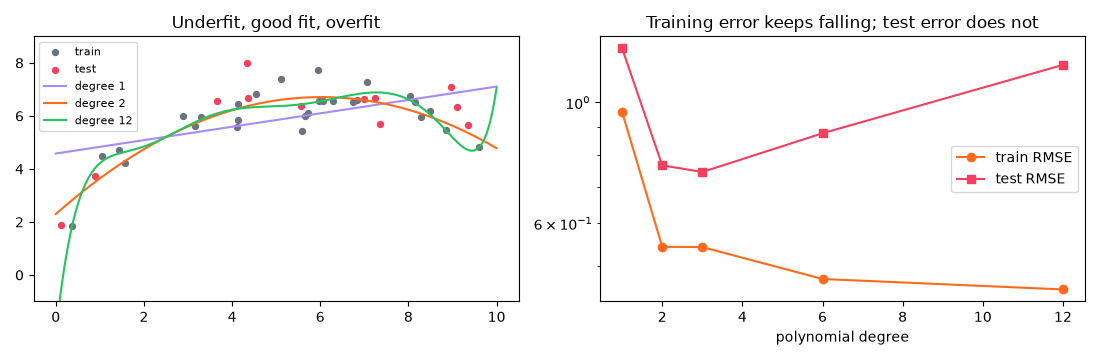

This chart was generated by the following Python code:
"""
Session 15 · Example 2: multiple and polynomial regression, and overfitting
---------------------------------------------------------------------------
Multiple regression:   y = b0 + b1*x1 + b2*x2 + ...      (several features)
Polynomial regression: y = b0 + b1*x + b2*x^2 + ...      (a curve, still 'linear' in the b's)
Too high a degree memorises noise: low training error, high test error.
Run:  python session-15_multiple_polynomial.py
"""
import matplotlib
matplotlib.use("Agg")
import matplotlib.pyplot as plt
import numpy as np
import pandas as pd
from sklearn.linear_model import LinearRegression
from sklearn.metrics import mean_squared_error, r2_score
from sklearn.model_selection import train_test_split
from sklearn.pipeline import make_pipeline
from sklearn.preprocessing import PolynomialFeatures, StandardScaler

rng = np.random.default_rng(15)
# ---- Part A: multiple linear regression - monthly electricity use of homes ----
n = 300
homes = pd.DataFrame({"area_sqyd": rng.integers(80, 500, n), "people": rng.integers(1, 9, n),
                      "acs": rng.integers(0, 4, n), "avg_temp": rng.uniform(18, 38, n).round(1)})
homes["units"] = (50 + 0.6 * homes.area_sqyd + 25 * homes.people + 140 * homes.acs * (homes.avg_temp - 15) / 10
                  + rng.normal(0, 40, n)).round(0)
X, y = homes.drop(columns="units"), homes["units"]
Xtr, Xte, ytr, yte = train_test_split(X, y, test_size=0.25, random_state=0)
lin = LinearRegression().fit(Xtr, ytr)
print("Multiple regression: units =", f"{lin.intercept_:.1f}",
      " ".join(f"{c:+.2f}*{f}" for f, c in zip(X.columns, lin.coef_)))
print(f"test R^2 = {r2_score(yte, lin.predict(Xte)):.3f}, RMSE = {np.sqrt(mean_squared_error(yte, lin.predict(Xte))):.1f} units")
std = make_pipeline(StandardScaler(), LinearRegression()).fit(Xtr, ytr)
print("standardised coefficients (comparable importance):",
      {f: round(float(c), 1) for f, c in zip(X.columns, std[-1].coef_)})

# An interaction feature captures 'ACs matter more on hot days'
homes["ac_heat"] = homes.acs * homes.avg_temp
Xtr2, Xte2 = Xtr.join(homes.loc[Xtr.index, ["ac_heat"]]), Xte.join(homes.loc[Xte.index, ["ac_heat"]])
lin2 = LinearRegression().fit(Xtr2, ytr)
print(f"with interaction feature ac_heat: test R^2 = {r2_score(yte, lin2.predict(Xte2)):.3f}")

# ---- Part B: polynomial regression and overfitting ----
x = np.sort(rng.uniform(0, 10, 40))
y_curve = 2 + 1.5 * x - 0.12 * x ** 2 + rng.normal(0, 0.6, 40)     # a gentle curve + noise
xtr, xte, ytr_c, yte_c = train_test_split(x.reshape(-1, 1), y_curve, test_size=0.3, random_state=2)
print("\ndegree  train RMSE  test RMSE")
results = {}
for d in [1, 2, 3, 6, 12]:
    m = make_pipeline(PolynomialFeatures(d), StandardScaler(), LinearRegression()).fit(xtr, ytr_c)
    tr = np.sqrt(mean_squared_error(ytr_c, m.predict(xtr)))
    te = np.sqrt(mean_squared_error(yte_c, m.predict(xte)))
    results[d] = (m, tr, te)
    print(f"{d:>6}  {tr:10.3f}  {te:9.3f}" + ("   <- underfits" if d == 1 else "   <- overfits" if d == 12 else ""))
best = min(results, key=lambda d: results[d][2])
print("best degree on the test set:", best)

fig, ax = plt.subplots(1, 2, figsize=(11, 3.6))
grid = np.linspace(0, 10, 300).reshape(-1, 1)
ax[0].scatter(xtr, ytr_c, color="#6B7280", s=18, label="train"); ax[0].scatter(xte, yte_c, color="#F43F5E", s=18, label="test")
for d, col in [(1, "#A78BFA"), (2, "#FF6B1A"), (12, "#22C55E")]:
    ax[0].plot(grid, np.clip(results[d][0].predict(grid), -5, 15), color=col, label=f"degree {d}")
ax[0].set_ylim(-1, 9); ax[0].legend(fontsize=8); ax[0].set_title("Underfit, good fit, overfit")
ds = list(results)
ax[1].plot(ds, [results[d][1] for d in ds], "o-", color="#FF6B1A", label="train RMSE")
ax[1].plot(ds, [results[d][2] for d in ds], "s-", color="#F43F5E", label="test RMSE")
ax[1].set_yscale("log"); ax[1].set_xlabel("polynomial degree"); ax[1].legend(); ax[1].set_title("Training error keeps falling; test error does not")
fig.tight_layout(); fig.savefig("session-15_multiple_polynomial.png", dpi=100)
print("Saved session-15_multiple_polynomial.png")
